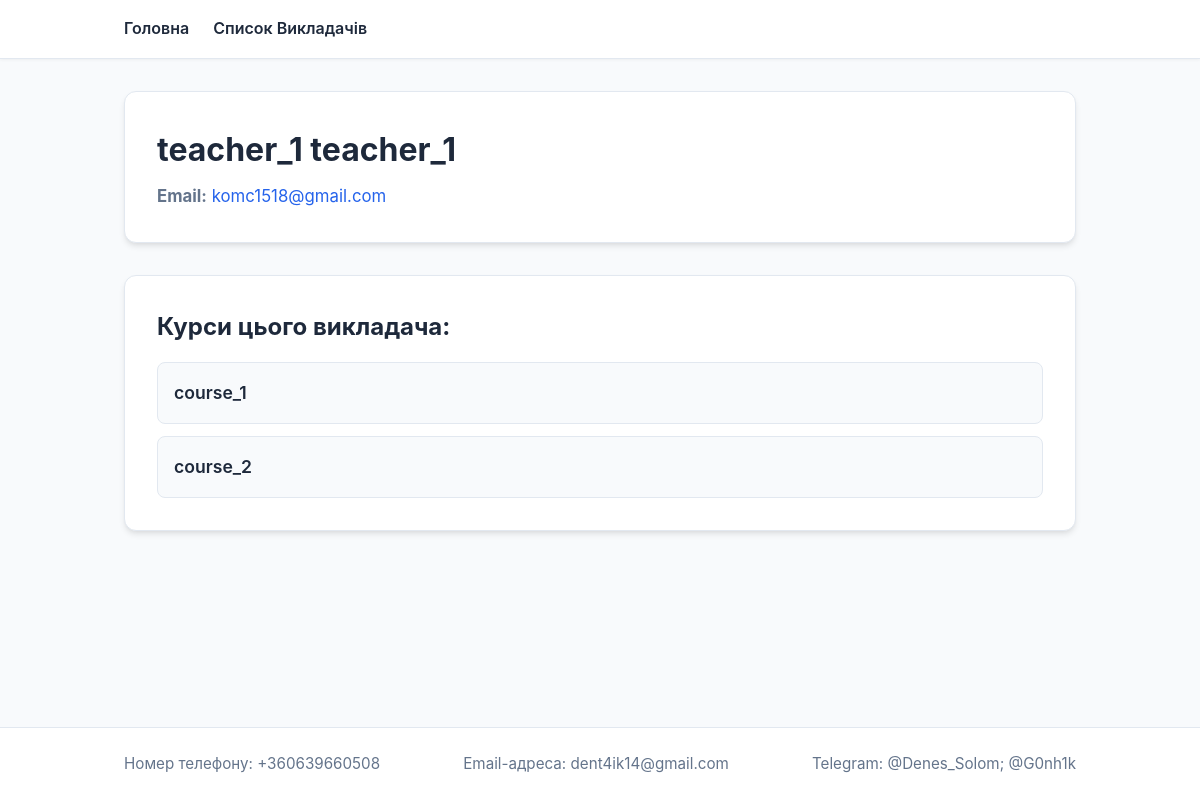
The page /users/author/2/ on the database its author committed.
### users/models.py (models this page shows)
class User(AbstractUser):
    email = models.EmailField('email address', unique=True)
    class Role(models.TextChoices):
        TEACHER = 'teacher', 'Викладач'
        STUDENT = 'student', 'Студент'
    role = models.CharField(
        'роль',
        max_length=10,
        choices=Role.choices,
        default=Role.STUDENT,
    )

### courses/models.py (models this page shows)
class Course(models.Model):
    name = models.CharField(max_length=128)
    description = models.TextField(null=True, blank=True)
    authot = models.ForeignKey(to=User, on_delete=models.CASCADE, related_name='courses_created',)
    category = models.ForeignKey(to=CourseCategory, on_delete=models.SET_NULL, null=True, blank=True)

### users/views.py (the view)
# urls.py: path('author/<int:pk>/', AboutAuthor.as_view(), name='author_detail'),
class AboutAuthor(DetailView):
    model = User
    template_name = 'users/about_author.html'
    context_object_name = 'author'
    def get_queryset(self):
            return super().get_queryset().prefetch_related('courses_created')
    def get_context_data(self, **kwargs):
        context = super().get_context_data(**kwargs)
        context['title'] = 'Про Викладача'
        return context

### users/templates/users/about_author.html (shortened to what this page needs)
{% load static %}
<!doctype html>
<html lang="uk">
  <head>
    <link rel="stylesheet" href="{% static 'users/css/style.css' %}" />
  </head>
  <body>
    <header>
      <div class="nav-container">
        <div class="nav-links">
          <a href="{% url 'index' %}">Головна</a>
          <a href="{% url 'users:users_list' %}">Список Викладачів</a>
        </div>
      </div>
    </header>
    <main>
      <section class="author-profile-card">
        <h1 class="author-name">{{ author.get_full_name|default:author.username }}</h1>
        <p class="author-email">
          <strong>Email:</strong>
          {% if author.email %}
            <a href="mailto:{{ author.email }}">{{ author.email }}</a>
          {% else %}
            <span>не вказано</span>
          {% endif %}
        </p>
      </section>
      <section class="courses-section">
        <h2 class="section-title">Курси цього викладача:</h2>
        <ul class="courses-list">
          {% for course in author.courses_created.all %}
            <li class="course-item">
              <a href="{% url 'courses:course_detail' pk=course.id %}" class="course-link">
                {{ course.name }}
              </a>
            </li>
          {% empty %}
            <li class="empty-list">Цей викладач ще не створив жодного курсу.</li>
          {% endfor %}
        </ul>
      </section>
    </main>
    <footer>
      <div class="footer-container">
        <p>Номер телефону: +360639660508</p>
        <p>Email-адреса: dent4ik14@gmail.com</p>
        <p>Telegram: @Denes_Solom; @G0nh1k</p>
      </div>
    </footer>
  </body>
</html>

### static/users/css/style.css (style rules this page uses)
:root { --primary-color: #2563eb; --primary-hover: #1d4ed8; --bg-color: #f8fafc; --card-bg: #ffffff; --text-color: #1e293b; --text-muted: #64748b; --border-color: #e2e8f0; --radius: 12px; --shadow: 0 4px 6px -1px rgba(0, 0, 0, 0.1), 0 2px 4px -2px rgba(0, 0, 0, 0.05); }
* { box-sizing: border-box; margin: 0; padding: 0; }
body { font-family: -apple-system, BlinkMacSystemFont, "Segoe UI", Roboto, Helvetica, Arial, sans-serif; background-color: var(--bg-color); color: var(--text-color); line-height: 1.6; display: flex; flex-direction: column; min-height: 100vh; }
header { background-color: var(--card-bg); border-bottom: 1px solid var(--border-color); padding: 1rem 0; box-shadow: 0 1px 3px rgba(0, 0, 0, 0.05); }
.nav-container { max-width: 1000px; margin: 0 auto; padding: 0 1.5rem; }
.nav-links { display: flex; gap: 1.5rem; }
.nav-links a { text-decoration: none; color: var(--text-color); font-weight: 600; transition: color 0.2s ease; }
main { max-width: 1000px; width: 100%; margin: 2rem auto; padding: 0 1.5rem; flex: 1; }
.author-profile-card { background-color: var(--card-bg); padding: 2rem; border-radius: var(--radius); box-shadow: var(--shadow); border: 1px solid var(--border-color); margin-bottom: 2rem; }
.author-name { font-size: 2rem; font-weight: 700; color: var(--text-color); margin-bottom: 0.5rem; }
.author-email { font-size: 1.05rem; color: var(--text-muted); }
.author-email a { color: var(--primary-color); text-decoration: none; }
.courses-section { background-color: var(--card-bg); padding: 2rem; border-radius: var(--radius); box-shadow: var(--shadow); border: 1px solid var(--border-color); }
.section-title { font-size: 1.5rem; color: var(--text-color); margin-bottom: 1rem; }
.courses-list { list-style: none; padding: 0; display: flex; flex-direction: column; gap: 0.75rem; }
.course-item { padding: 1rem; border: 1px solid var(--border-color); border-radius: 8px; background-color: var(--bg-color); transition: transform 0.2s ease, border-color 0.2s ease; }
.course-link { font-size: 1.1rem; font-weight: 600; color: var(--text-color); text-decoration: none; display: block; }
footer { background-color: var(--card-bg); border-top: 1px solid var(--border-color); padding: 1.5rem 0; margin-top: auto; }
.footer-container { max-width: 1000px; margin: 0 auto; padding: 0 1.5rem; display: flex; flex-wrap: wrap; gap: 1.5rem; justify-content: space-between; color: var(--text-muted); font-size: 0.95rem; }

### rows shown on the page
User: get_full_name "teacher_1 teacher_1", email "komc1518@gmail.com"
Course: name "course_1"
Course: name "course_2"
